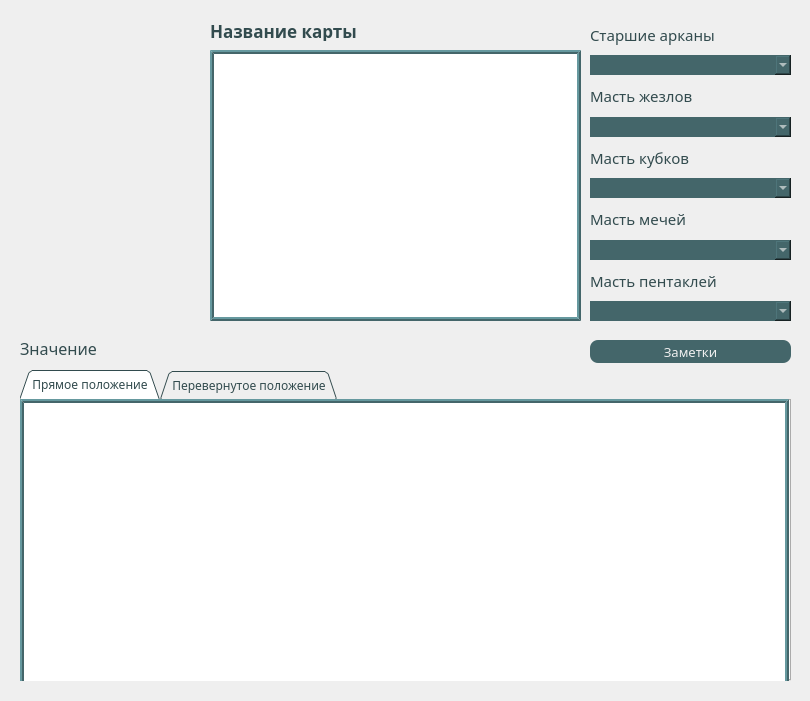
<?xml version="1.0" encoding="UTF-8"?>
<ui version="4.0">
 <class>MainWindow</class>
 <widget class="QMainWindow" name="MainWindow">
  <property name="geometry">
   <rect>
    <x>0</x>
    <y>0</y>
    <width>810</width>
    <height>701</height>
   </rect>
  </property>
  <property name="minimumSize">
   <size>
    <width>810</width>
    <height>701</height>
   </size>
  </property>
  <property name="maximumSize">
   <size>
    <width>810</width>
    <height>701</height>
   </size>
  </property>
  <property name="windowTitle">
   <string>MainWindow</string>
  </property>
  <widget class="QWidget" name="centralwidget">
   <widget class="QLabel" name="name">
    <property name="geometry">
     <rect>
      <x>210</x>
      <y>20</y>
      <width>371</width>
      <height>21</height>
     </rect>
    </property>
    <property name="font">
     <font>
      <family>Century Gothic</family>
      <pointsize>13</pointsize>
      <weight>75</weight>
      <bold>true</bold>
     </font>
    </property>
    <property name="styleSheet">
     <string notr="true">color: rgb(50, 75, 78);</string>
    </property>
    <property name="text">
     <string>Название карты</string>
    </property>
   </widget>
   <widget class="QPlainTextEdit" name="description">
    <property name="enabled">
     <bool>true</bool>
    </property>
    <property name="geometry">
     <rect>
      <x>210</x>
      <y>50</y>
      <width>371</width>
      <height>271</height>
     </rect>
    </property>
    <property name="font">
     <font>
      <family>Century Gothic</family>
      <pointsize>10</pointsize>
     </font>
    </property>
    <property name="styleSheet">
     <string notr="true">border: 4px ridge rgb(68, 102, 106);
color: rgb(50, 75, 78);</string>
    </property>
    <property name="readOnly">
     <bool>true</bool>
    </property>
   </widget>
   <widget class="QLabel" name="image">
    <property name="enabled">
     <bool>true</bool>
    </property>
    <property name="geometry">
     <rect>
      <x>20</x>
      <y>20</y>
      <width>181</width>
      <height>301</height>
     </rect>
    </property>
    <property name="font">
     <font>
      <family>Century Gothic</family>
     </font>
    </property>
    <property name="styleSheet">
     <string notr="true"/>
    </property>
    <property name="lineWidth">
     <number>2</number>
    </property>
    <property name="text">
     <string/>
    </property>
   </widget>
   <widget class="QWidget" name="verticalLayoutWidget">
    <property name="geometry">
     <rect>
      <x>590</x>
      <y>20</y>
      <width>201</width>
      <height>301</height>
     </rect>
    </property>
    <property name="font">
     <font>
      <family>Century Gothic</family>
     </font>
    </property>
    <layout class="QVBoxLayout" name="verticalLayout">
     <property name="spacing">
      <number>6</number>
     </property>
     <item>
      <widget class="QLabel" name="label_2">
       <property name="font">
        <font>
         <family>Century Gothic</family>
         <pointsize>11</pointsize>
        </font>
       </property>
       <property name="styleSheet">
        <string notr="true">color: rgb(50, 75, 78);</string>
       </property>
       <property name="text">
        <string>Старшие арканы</string>
       </property>
      </widget>
     </item>
     <item>
      <widget class="QComboBox" name="senior">
       <property name="minimumSize">
        <size>
         <width>0</width>
         <height>20</height>
        </size>
       </property>
       <property name="font">
        <font>
         <family>Century Gothic</family>
         <pointsize>10</pointsize>
        </font>
       </property>
       <property name="styleSheet">
        <string notr="true">background-color: rgb(68, 102, 106);
color: rgb(239, 239, 239);
border-radius: 0px</string>
       </property>
       <property name="currentText">
        <string/>
       </property>
       <item>
        <property name="text">
         <string/>
        </property>
       </item>
       <item>
        <property name="text">
         <string>Аркан 0. Шут</string>
        </property>
       </item>
       <item>
        <property name="text">
         <string>Аркан I. Маг</string>
        </property>
       </item>
       <item>
        <property name="text">
         <string>Аркан II. Верховная Жрица</string>
        </property>
       </item>
       <item>
        <property name="text">
         <string>Аркан III. Императрица</string>
        </property>
       </item>
       <item>
        <property name="text">
         <string>Аркан IV. Император</string>
        </property>
       </item>
       <item>
        <property name="text">
         <string>Аркан V. Иерофант</string>
        </property>
       </item>
       <item>
        <property name="text">
         <string>Аркан VI. Влюбленные</string>
        </property>
       </item>
       <item>
        <property name="text">
         <string>Аркан VII. Колесница</string>
        </property>
       </item>
       <item>
        <property name="text">
         <string>Аркан VIII. Сила</string>
        </property>
       </item>
       <item>
        <property name="text">
         <string>Аркан IX. Отшельник</string>
        </property>
       </item>
       <item>
        <property name="text">
         <string>Аркан X. Колесо Фортуны</string>
        </property>
       </item>
       <item>
        <property name="text">
         <string>Аркан XI. Справедливость</string>
        </property>
       </item>
       <item>
        <property name="text">
         <string>Аркан XII. Повешенный</string>
        </property>
       </item>
       <item>
        <property name="text">
         <string>Аркан XIII. Смерть</string>
        </property>
       </item>
       <item>
        <property name="text">
         <string>Аркан XIV. Умеренность</string>
        </property>
       </item>
       <item>
        <property name="text">
         <string>Аркан XV. Дьявол</string>
        </property>
       </item>
       <item>
        <property name="text">
         <string>Аркан XVI. Башня</string>
        </property>
       </item>
       <item>
        <property name="text">
         <string>Аркан XVII. Звезда</string>
        </property>
       </item>
       <item>
        <property name="text">
         <string>Аркан XVIII. Луна</string>
        </property>
       </item>
       <item>
        <property name="text">
         <string>Аркан XIX. Солнце</string>
        </property>
       </item>
       <item>
        <property name="text">
         <string>Аркан XX. Страшный Суд</string>
        </property>
       </item>
       <item>
        <property name="text">
         <string>Аркан XXI. Мир</string>
        </property>
       </item>
      </widget>
     </item>
     <item>
      <widget class="QLabel" name="label_3">
       <property name="font">
        <font>
         <family>Century Gothic</family>
         <pointsize>11</pointsize>
        </font>
       </property>
       <property name="styleSheet">
        <string notr="true">color: rgb(50, 75, 78);</string>
       </property>
       <property name="text">
        <string>Масть жезлов</string>
       </property>
      </widget>
     </item>
     <item>
      <widget class="QComboBox" name="wands">
       <property name="minimumSize">
        <size>
         <width>0</width>
         <height>20</height>
        </size>
       </property>
       <property name="font">
        <font>
         <family>Century Gothic</family>
         <pointsize>10</pointsize>
        </font>
       </property>
       <property name="styleSheet">
        <string notr="true">background-color: rgb(68, 102, 106);
color: rgb(239, 239, 239);
border-radius: 0px</string>
       </property>
       <item>
        <property name="text">
         <string/>
        </property>
       </item>
       <item>
        <property name="text">
         <string>Туз жезлов</string>
        </property>
       </item>
       <item>
        <property name="text">
         <string>Двойка жезлов</string>
        </property>
       </item>
       <item>
        <property name="text">
         <string>Тройка жезлов</string>
        </property>
       </item>
       <item>
        <property name="text">
         <string>Четверка жезлов</string>
        </property>
       </item>
       <item>
        <property name="text">
         <string>Пятерка жезлов</string>
        </property>
       </item>
       <item>
        <property name="text">
         <string>Шестерка жезлов</string>
        </property>
       </item>
       <item>
        <property name="text">
         <string>Семерка жезлов</string>
        </property>
       </item>
       <item>
        <property name="text">
         <string>Восьмерка жезлов</string>
        </property>
       </item>
       <item>
        <property name="text">
         <string>Девятка жезлов</string>
        </property>
       </item>
       <item>
        <property name="text">
         <string>Десятка жезлов</string>
        </property>
       </item>
       <item>
        <property name="text">
         <string>Паж жезлов</string>
        </property>
       </item>
       <item>
        <property name="text">
         <string>Рыцарь жезлов</string>
        </property>
       </item>
       <item>
        <property name="text">
         <string>Королева жезлов</string>
        </property>
       </item>
       <item>
        <property name="text">
         <string>Король жезлов</string>
        </property>
       </item>
      </widget>
     </item>
     <item>
      <widget class="QLabel" name="label_4">
       <property name="font">
        <font>
         <family>Century Gothic</family>
         <pointsize>11</pointsize>
        </font>
       </property>
       <property name="styleSheet">
        <string notr="true">color: rgb(50, 75, 78);</string>
       </property>
       <property name="text">
        <string>Масть кубков</string>
       </property>
      </widget>
     </item>
     <item>
      <widget class="QComboBox" name="cups">
       <property name="minimumSize">
        <size>
         <width>0</width>
         <height>20</height>
        </size>
       </property>
       <property name="font">
        <font>
         <family>Century Gothic</family>
         <pointsize>10</pointsize>
        </font>
       </property>
       <property name="styleSheet">
        <string notr="true">background-color: rgb(68, 102, 106);
color: rgb(239, 239, 239);
border-radius: 0px</string>
       </property>
       <item>
        <property name="text">
         <string/>
        </property>
       </item>
       <item>
        <property name="text">
         <string>Туз кубков</string>
        </property>
       </item>
       <item>
        <property name="text">
         <string>Двойка кубков</string>
        </property>
       </item>
       <item>
        <property name="text">
         <string>Тройка кубков</string>
        </property>
       </item>
       <item>
        <property name="text">
         <string>Четверка кубков</string>
        </property>
       </item>
       <item>
        <property name="text">
         <string>Пятерка кубков</string>
        </property>
       </item>
       <item>
        <property name="text">
         <string>Шестерка кубков</string>
        </property>
       </item>
       <item>
        <property name="text">
         <string>Семерка кубков</string>
        </property>
       </item>
       <item>
        <property name="text">
         <string>Восьмерка кубков</string>
        </property>
       </item>
       <item>
        <property name="text">
         <string>Девятка кубков</string>
        </property>
       </item>
       <item>
        <property name="text">
         <string>Десятка кубков</string>
        </property>
       </item>
       <item>
        <property name="text">
         <string>Паж кубков</string>
        </property>
       </item>
       <item>
        <property name="text">
         <string>Рыцарь кубков</string>
        </property>
       </item>
       <item>
        <property name="text">
         <string>Королева кубков</string>
        </property>
       </item>
       <item>
        <property name="text">
         <string>Король кубков</string>
        </property>
       </item>
      </widget>
     </item>
     <item>
      <widget class="QLabel" name="label_5">
       <property name="font">
        <font>
         <family>Century Gothic</family>
         <pointsize>11</pointsize>
        </font>
       </property>
       <property name="styleSheet">
        <string notr="true">color: rgb(50, 75, 78);</string>
       </property>
       <property name="text">
        <string>Масть мечей</string>
       </property>
      </widget>
     </item>
     <item>
      <widget class="QComboBox" name="swords">
       <property name="minimumSize">
        <size>
         <width>0</width>
         <height>20</height>
        </size>
       </property>
       <property name="font">
        <font>
         <family>Century Gothic</family>
         <pointsize>10</pointsize>
        </font>
       </property>
       <property name="styleSheet">
        <string notr="true">background-color: rgb(68, 102, 106);
color: rgb(239, 239, 239);
border-radius: 0px</string>
       </property>
       <item>
        <property name="text">
         <string/>
        </property>
       </item>
       <item>
        <property name="text">
         <string>Туз мечей</string>
        </property>
       </item>
       <item>
        <property name="text">
         <string>Двойка мечей</string>
        </property>
       </item>
       <item>
        <property name="text">
         <string>Тройка мечей</string>
        </property>
       </item>
       <item>
        <property name="text">
         <string>Четверка мечей</string>
        </property>
       </item>
       <item>
        <property name="text">
         <string>Пятерка мечей</string>
        </property>
       </item>
       <item>
        <property name="text">
         <string>Шестерка мечей</string>
        </property>
       </item>
       <item>
        <property name="text">
         <string>Семерка мечей</string>
        </property>
       </item>
       <item>
        <property name="text">
         <string>Восьмерка мечей</string>
        </property>
       </item>
       <item>
        <property name="text">
         <string>Девятка мечей</string>
        </property>
       </item>
       <item>
        <property name="text">
         <string>Десятка мечей</string>
        </property>
       </item>
       <item>
        <property name="text">
         <string>Паж мечей</string>
        </property>
       </item>
       <item>
        <property name="text">
         <string>Рыцарь мечей</string>
        </property>
       </item>
       <item>
        <property name="text">
         <string>Королева мечей</string>
        </property>
       </item>
       <item>
        <property name="text">
         <string>Король мечей</string>
        </property>
       </item>
      </widget>
     </item>
     <item>
      <widget class="QLabel" name="label_6">
       <property name="font">
        <font>
         <family>Century Gothic</family>
         <pointsize>11</pointsize>
        </font>
       </property>
       <property name="styleSheet">
        <string notr="true">color: rgb(50, 75, 78);</string>
       </property>
       <property name="text">
        <string>Масть пентаклей</string>
       </property>
      </widget>
     </item>
     <item>
      <widget class="QComboBox" name="pentacles">
       <property name="minimumSize">
        <size>
         <width>0</width>
         <height>20</height>
        </size>
       </property>
       <property name="font">
        <font>
         <family>Century Gothic</family>
         <pointsize>10</pointsize>
        </font>
       </property>
       <property name="styleSheet">
        <string notr="true">background-color: rgb(68, 102, 106);
color: rgb(239, 239, 239);
border-radius: 0px</string>
       </property>
       <item>
        <property name="text">
         <string/>
        </property>
       </item>
       <item>
        <property name="text">
         <string>Туз пентаклей</string>
        </property>
       </item>
       <item>
        <property name="text">
         <string>Двойка пентаклей</string>
        </property>
       </item>
       <item>
        <property name="text">
         <string>Тройка пентаклей</string>
        </property>
       </item>
       <item>
        <property name="text">
         <string>Четверка пентаклей</string>
        </property>
       </item>
       <item>
        <property name="text">
         <string>Пятерка пентаклей</string>
        </property>
       </item>
       <item>
        <property name="text">
         <string>Шестерка пентаклей</string>
        </property>
       </item>
       <item>
        <property name="text">
         <string>Семерка пентаклей</string>
        </property>
       </item>
       <item>
        <property name="text">
         <string>Восьмерка пентаклей</string>
        </property>
       </item>
       <item>
        <property name="text">
         <string>Девятка пентаклей</string>
        </property>
       </item>
       <item>
        <property name="text">
         <string>Десятка пентаклей</string>
        </property>
       </item>
       <item>
        <property name="text">
         <string>Паж пентаклей</string>
        </property>
       </item>
       <item>
        <property name="text">
         <string>Рыцарь пентаклей</string>
        </property>
       </item>
       <item>
        <property name="text">
         <string>Королева пентаклей</string>
        </property>
       </item>
       <item>
        <property name="text">
         <string>Король пентаклей</string>
        </property>
       </item>
      </widget>
     </item>
    </layout>
   </widget>
   <widget class="QLabel" name="label_8">
    <property name="geometry">
     <rect>
      <x>20</x>
      <y>340</y>
      <width>151</width>
      <height>16</height>
     </rect>
    </property>
    <property name="font">
     <font>
      <family>Century Gothic</family>
      <pointsize>12</pointsize>
     </font>
    </property>
    <property name="styleSheet">
     <string notr="true">color: rgb(50, 75, 78);</string>
    </property>
    <property name="text">
     <string>Значение</string>
    </property>
   </widget>
   <widget class="QTabWidget" name="meaning">
    <property name="geometry">
     <rect>
      <x>20</x>
      <y>370</y>
      <width>771</width>
      <height>311</height>
     </rect>
    </property>
    <property name="font">
     <font>
      <family>Century Gothic</family>
      <pointsize>9</pointsize>
     </font>
    </property>
    <property name="styleSheet">
     <string notr="true">border-color:rgb(68, 102, 106);
color: rgb(50, 75, 78);</string>
    </property>
    <property name="tabShape">
     <enum>QTabWidget::Triangular</enum>
    </property>
    <property name="currentIndex">
     <number>0</number>
    </property>
    <widget class="QWidget" name="tab">
     <attribute name="title">
      <string>Прямое положение</string>
     </attribute>
     <widget class="QTextEdit" name="direct">
      <property name="geometry">
       <rect>
        <x>0</x>
        <y>0</y>
        <width>769</width>
        <height>290</height>
       </rect>
      </property>
      <property name="font">
       <font>
        <family>Century Gothic</family>
        <pointsize>10</pointsize>
       </font>
      </property>
      <property name="styleSheet">
       <string notr="true">border: 4px ridge rgb(68, 102, 106);
color: rgb(50, 75, 78);</string>
      </property>
      <property name="readOnly">
       <bool>true</bool>
      </property>
     </widget>
    </widget>
    <widget class="QWidget" name="tab_2">
     <attribute name="title">
      <string>Перевернутое положение</string>
     </attribute>
     <widget class="QTextEdit" name="inverted">
      <property name="geometry">
       <rect>
        <x>0</x>
        <y>0</y>
        <width>769</width>
        <height>290</height>
       </rect>
      </property>
      <property name="font">
       <font>
        <family>Century Gothic</family>
        <pointsize>10</pointsize>
       </font>
      </property>
      <property name="styleSheet">
       <string notr="true">border: 4px ridge rgb(68, 102, 106);
color: rgb(50, 75, 78);</string>
      </property>
      <property name="readOnly">
       <bool>true</bool>
      </property>
     </widget>
    </widget>
   </widget>
   <widget class="QPushButton" name="btn_notes">
    <property name="geometry">
     <rect>
      <x>590</x>
      <y>340</y>
      <width>201</width>
      <height>23</height>
     </rect>
    </property>
    <property name="font">
     <font>
      <family>Century Gothic</family>
      <pointsize>10</pointsize>
     </font>
    </property>
    <property name="styleSheet">
     <string notr="true">background-color: rgb(68, 102, 106);
color: rgb(239, 239, 239);
border-radius: 8px</string>
    </property>
    <property name="text">
     <string>Заметки</string>
    </property>
   </widget>
  </widget>
 </widget>
 <resources/>
 <connections/>
</ui>
